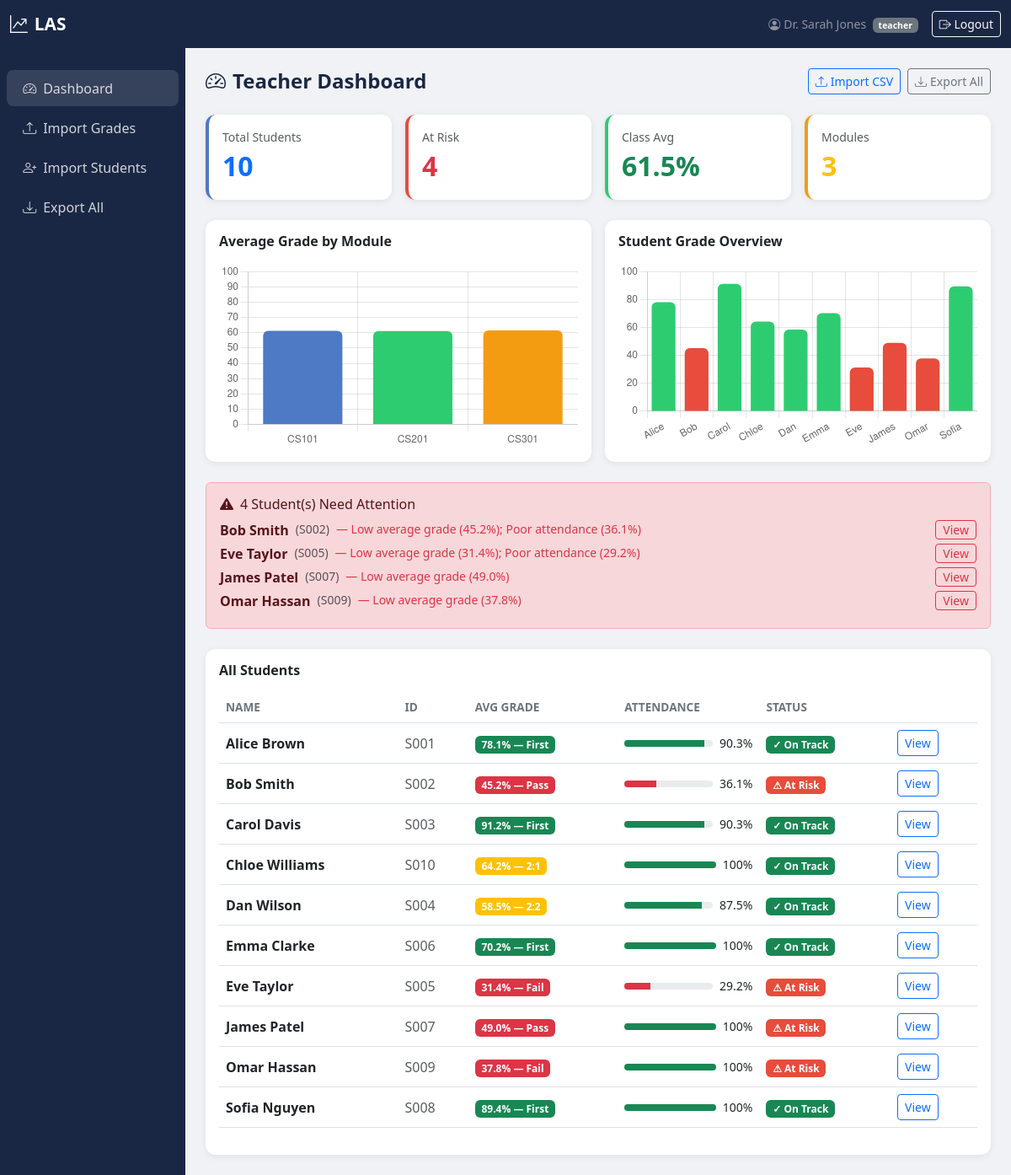
/teacher/dashboard (signed in), run on the app's committed database.
### tables this page shows
CREATE TABLE students (
            id INTEGER PRIMARY KEY AUTOINCREMENT,
            user_id INTEGER REFERENCES users(id),
            student_number TEXT UNIQUE NOT NULL,
            course TEXT,
            year INTEGER
        );

CREATE TABLE users (
            id INTEGER PRIMARY KEY AUTOINCREMENT,
            username TEXT UNIQUE NOT NULL,
            password TEXT NOT NULL,
            role TEXT NOT NULL CHECK(role IN ('teacher', 'student')),
            full_name TEXT NOT NULL,
            email TEXT
        );

### main.py (the view)
@app.route('/teacher/dashboard')
@teacher_required
def teacher_dashboard():
    students = get_all_students_summary()
    at_risk_students = [s for s in students if s['at_risk']]
    class_perf = get_class_performance()
    module_labels = [r['code'] for r in class_perf]
    module_avgs = [r['avg_score'] for r in class_perf]
    all_avgs = [s['avg_grade'] for s in students]
    student_names = [s['name'].split()[0] for s in students]
    return render_template('teacher_dashboard.html',
        students=students,
        at_risk_students=at_risk_students,
        class_perf=class_perf,
        module_labels=json.dumps(module_labels),
        module_avgs=json.dumps(module_avgs),
        student_names=json.dumps(student_names),
        all_avgs=json.dumps(all_avgs),
        grade_label=grade_label,
        grade_colour=grade_colour
    )

### analytics.py (called while the page is built)
def _pct(grade_row):
    max_score = grade_row['max_score'] or 100
    return (grade_row['score'] / max_score) * 100

def get_student_avg(student_id):
    grades = Grade.get_by_student(student_id)
    if not grades:
        return 0
    total_pct = sum(_pct(g) for g in grades)
    return round(total_pct / len(grades), 1)

def get_attendance_rate(student_id):
    summary = Attendance.get_summary_by_student(student_id)
    if not summary or summary['total'] == 0:
        return 100
    rate = (summary['present'] + summary['late'] * 0.5) / summary['total'] * 100
    return round(rate, 1)

def is_at_risk(student_id):
    avg = get_student_avg(student_id)
    attendance = get_attendance_rate(student_id)
    reasons = []
    if avg < LOW_GRADE_THRESHOLD:
        reasons.append(f"Low average grade ({avg}%)")
    if attendance < LOW_ATTENDANCE_THRESHOLD:
        reasons.append(f"Poor attendance ({attendance}%)")
    grades = Grade.get_by_student(student_id)
    if len(grades) >= 4:
        recent_avg  = sum(_pct(g) for g in grades[-2:]) / 2
        earlier_avg = sum(_pct(g) for g in grades[-4:-2]) / 2
        drop = earlier_avg - recent_avg
        if drop > DECLINE_THRESHOLD:
            reasons.append(f"Declining performance (dropped {round(drop, 1)} points)")
    return len(reasons) > 0, reasons

def get_all_students_summary():
    students = Student.get_all()
    results = []
    for s in students:
        avg = get_student_avg(s['id'])
        attendance = get_attendance_rate(s['id'])
        at_risk, reasons = is_at_risk(s['id'])
        results.append({
            'id': s['id'],
            'name': s['full_name'],
            'student_number': s['student_number'],
            'course': s['course'],
            'avg_grade': avg,
            'attendance': attendance,
            'at_risk': at_risk,
            'risk_reasons': reasons
        })
    return results

def get_class_performance():
    db = get_db()
    rows = db.execute('''
        SELECT m.code, m.name,
               ROUND(AVG(g.score * 100.0 / g.max_score), 1) AS avg_score,
               COUNT(DISTINCT g.student_id) AS student_count
        FROM grades g JOIN modules m ON g.module_id = m.id
        GROUP BY m.id
    ''').fetchall()
    db.close()
    return rows

### database.py (called while the page is built)
def get_db():
    conn = sqlite3.connect(DATABASE)
    conn.row_factory = sqlite3.Row
    conn.execute("PRAGMA foreign_keys = ON")
    return conn

### templates/teacher_dashboard.html (shortened to what this page needs)
{% extends 'base.html' %}
{% block content %}
<div class="d-flex justify-content-between align-items-center mb-4">
    <h4 class="page-header mb-0"><i class="bi bi-speedometer2 me-2"></i>Teacher Dashboard</h4>
    <div class="d-flex gap-2">
        <a href="{{ url_for('import_csv') }}" class="btn btn-sm btn-outline-primary">
            <i class="bi bi-upload me-1"></i>Import CSV
        </a>
        <a href="{{ url_for('export_csv') }}" class="btn btn-sm btn-outline-secondary">
            <i class="bi bi-download me-1"></i>Export All
        </a>
    </div>
</div>
<div class="row g-3 mb-4">
    <div class="col-6 col-md-3">
        <div class="card stat-card blue p-3">
            <div class="text-muted small">Total Students</div>
            <div class="fs-2 fw-bold text-primary">{{ students|length }}</div>
        </div>
    </div>
    <div class="col-6 col-md-3">
        <div class="card stat-card red p-3">
            <div class="text-muted small">At Risk</div>
            <div class="fs-2 fw-bold text-danger">{{ at_risk_students|length }}</div>
        </div>
    </div>
    <div class="col-6 col-md-3">
        <div class="card stat-card green p-3">
            <div class="text-muted small">Class Avg</div>
            <div class="fs-2 fw-bold text-success">
                {% set total = namespace(v=0) %}
                {% for s in students %}{% set total.v = total.v + s.avg_grade %}{% endfor %}
                {{ (total.v / students|length)|round(1) if students else 0 }}%
            </div>
        </div>
    </div>
    <div class="col-6 col-md-3">
        <div class="card stat-card orange p-3">
            <div class="text-muted small">Modules</div>
            <div class="fs-2 fw-bold text-warning">{{ class_perf|length }}</div>
        </div>
    </div>
</div>
<div class="row g-3 mb-4">
    <div class="col-md-6">
        <div class="card p-3">
            <h6 class="fw-semibold mb-3">Average Grade by Module</h6>
            <div class="chart-container" style="height:220px">
                <canvas id="moduleChart"></canvas>
            </div>
        </div>
    </div>
    <div class="col-md-6">
        <div class="card p-3">
            <h6 class="fw-semibold mb-3">Student Grade Overview</h6>
            <div class="chart-container" style="height:220px">
                <canvas id="studentChart"></canvas>
            </div>
        </div>
    </div>
</div>
{% if at_risk_students %}
<div class="alert alert-danger mb-4">
    <h6 class="mb-2"><i class="bi bi-exclamation-triangle-fill me-2"></i>{{ at_risk_students|length }} Student(s) Need Attention</h6>
    {% for s in at_risk_students %}
    <div class="d-flex align-items-start gap-2 mb-1">
        <span class="fw-semibold">{{ s.name }}</span>
        <span class="text-muted small">({{ s.student_number }})</span>
        <span class="text-danger small">— {{ s.risk_reasons|join('; ') }}</span>
        <a href="{{ url_for('student_detail', student_id=s.id) }}" class="ms-auto btn btn-sm btn-outline-danger py-0">View</a>
    </div>
    {% endfor %}
</div>
{% endif %}
<div class="card">
    <div class="card-body">
        <h6 class="fw-semibold mb-3">All Students</h6>
        <div class="table-responsive">
            <table class="table table-hover align-middle">
                <thead>
                    <tr>
                        <th>Name</th>
                        <th>ID</th>
                        <th>Avg Grade</th>
                        <th>Attendance</th>
                        <th>Status</th>
                        <th></th>
                    </tr>
                </thead>
                <tbody>
                {% for s in students %}
                <tr>
                    <td class="fw-semibold">{{ s.name }}</td>
                    <td class="text-muted">{{ s.student_number }}</td>
                    <td>
                        <span class="badge bg-{{ grade_colour(s.avg_grade) }}">
                            {{ s.avg_grade }}% — {{ grade_label(s.avg_grade) }}
                        </span>
                    </td>
                    <td>
                        <div class="d-flex align-items-center gap-2">
                            <div class="progress flex-grow-1" style="height:8px">
                                <div class="progress-bar bg-{{ 'success' if s.attendance >= 80 else 'warning' if s.attendance >= 60 else 'danger' }}"
                                     style="width:{{ s.attendance }}%"></div>
                            </div>
                            <small>{{ s.attendance }}%</small>
                        </div>
                    </td>
                    <td>
                        {% if s.at_risk %}
                        <span class="badge badge-risk">⚠ At Risk</span>
                        {% else %}
                        <span class="badge bg-success">✓ On Track</span>
                        {% endif %}
                    </td>
                    <td>
                        <a href="{{ url_for('student_detail', student_id=s.id) }}"
                           class="btn btn-sm btn-outline-primary">View</a>
                    </td>
                </tr>
                {% endfor %}
                </tbody>
            </table>
        </div>
    </div>
</div>
{% endblock %}
{% block scripts %}
<script>
const moduleLabels = {{ module_labels|safe }};
const moduleAvgs   = {{ module_avgs|safe }};
const studentNames = {{ student_names|safe }};
const allAvgs      = {{ all_avgs|safe }};
new Chart(document.getElementById('moduleChart'), {
    type: 'bar',
    data: {
        labels: moduleLabels,
        datasets: [{
            label: 'Average Score (%)',
            data: moduleAvgs,
            backgroundColor: ['#4e79c5','#2ecc71','#f39c12'],
            borderRadius: 6
        }]
    },
    options: { responsive: true, maintainAspectRatio: false,
        plugins: { legend: { display: false } },
        scales: { y: { min: 0, max: 100 } }
    }
});
new Chart(document.getElementById('studentChart'), {
    type: 'bar',
    data: {
        labels: studentNames,
        datasets: [{
            label: 'Average Grade (%)',
            data: allAvgs,
            backgroundColor: allAvgs.map(v => v >= 50 ? '#2ecc71' : '#e74c3c'),
            borderRadius: 6
        }]
    },
    options: { responsive: true, maintainAspectRatio: false,
        plugins: { legend: { display: false } },
        scales: { y: { min: 0, max: 100 } }
    }
});
</script>
{% endblock %}

### templates/base.html (shortened to what this page needs)
<!DOCTYPE html>
<html lang="en">
<head>
    <link href="https://cdn.jsdelivr.net/npm/bootstrap@5.3.0/dist/css/bootstrap.min.css" rel="stylesheet">
    <link href="https://cdn.jsdelivr.net/npm/bootstrap-icons@1.10.5/font/bootstrap-icons.css" rel="stylesheet">
</head>
<body>
<nav class="navbar navbar-expand-lg">
    <div class="container-fluid">
        <a class="navbar-brand" href="{{ url_for('dashboard') }}">
            <i class="bi bi-graph-up-arrow me-2"></i>LAS
        </a>
        <div class="ms-auto d-flex align-items-center gap-3">
            <span class="text-white-50 small">
                <i class="bi bi-person-circle me-1"></i>{{ session.full_name }}
                <span class="badge bg-secondary ms-1">{{ session.role }}</span>
            </span>
            <a href="{{ url_for('logout') }}" class="btn btn-sm btn-outline-light">
                <i class="bi bi-box-arrow-right"></i> Logout
            </a>
        </div>
    </div>
</nav>
<div class="container-fluid p-0">
    <div class="row g-0">
        <div class="col-auto sidebar d-none d-md-block" style="width:220px">
            <nav class="nav flex-column">
                <a class="nav-link {% if request.endpoint == 'teacher_dashboard' or request.endpoint == 'student_dashboard' %}active{% endif %}"
                   href="{{ url_for('dashboard') }}">
                    <i class="bi bi-speedometer2 me-2"></i>Dashboard
                </a>
                {% if session.role == 'teacher' %}
                <a class="nav-link {% if request.endpoint == 'import_csv' %}active{% endif %}"
                   href="{{ url_for('import_csv') }}">
                    <i class="bi bi-upload me-2"></i>Import Grades
                </a>
                <a class="nav-link {% if request.endpoint == 'import_students' %}active{% endif %}"
                   href="{{ url_for('import_students') }}">
                    <i class="bi bi-person-plus me-2"></i>Import Students
                </a>
                <a class="nav-link" href="{{ url_for('export_csv') }}">
                    <i class="bi bi-download me-2"></i>Export All
                </a>
                {% endif %}
            </nav>
        </div>
        <div class="col p-4">
            {% block content %}{% endblock %}
        </div>
    </div>
</div>
{% block scripts %}{% endblock %}
</body>
</html>

### templates/base.html (style rules this page uses)
body { background: #f0f2f5; font-family: 'Segoe UI', sans-serif; }
.navbar { background: #1a2744 !important; }
.navbar-brand { font-weight: 700; font-size: 1.3rem; color: #fff !important; }
.nav-link { color: rgba(255,255,255,0.8) !important; }
.sidebar { background: #1a2744; min-height: calc(100vh - 56px); padding-top: 1.5rem; }
.sidebar .nav-link { color: rgba(255,255,255,0.75); padding: .6rem 1.2rem; border-radius: 8px; margin: 2px 8px; }
.sidebar .nav-link:hover, .sidebar .nav-link.active { background: rgba(255,255,255,0.12); color: #fff; }
.sidebar .nav-link i { width: 22px; }
.card { border: none; border-radius: 12px; box-shadow: 0 2px 8px rgba(0,0,0,0.07); }
.stat-card { border-left: 4px solid; }
.stat-card.blue { border-color: #4e79c5; }
.stat-card.green { border-color: #2ecc71; }
.stat-card.orange { border-color: #f39c12; }
.stat-card.red { border-color: #e74c3c; }
.badge-risk { background: #e74c3c; }
.table th { font-size: .85rem; text-transform: uppercase; color: #6c757d; font-weight: 600; }
.page-header { font-weight: 700; color: #1a2744; }
.chart-container { position: relative; }

### data on the page
students: name "Bob Smith", student_number "S002", risk_reasons "Low average grade (45.2%); Poor attendance (36.1%)", avg_grade "45.2", grade_label "Pass", attendance "36.1", shows "⚠ At Risk"
students: name "Eve Taylor", student_number "S005", risk_reasons "Low average grade (31.4%); Poor attendance (29.2%)", avg_grade "31.4", grade_label "Fail", attendance "29.2", shows "⚠ At Risk"
students: name "James Patel", student_number "S007", risk_reasons "Low average grade (49.0%)", avg_grade "49.0", grade_label "Pass", attendance "100", shows "⚠ At Risk"
students: name "Omar Hassan", student_number "S009", risk_reasons "Low average grade (37.8%)", avg_grade "37.8", grade_label "Fail", attendance "100", shows "⚠ At Risk"
students: name "Alice Brown", student_number "S001", avg_grade "78.1", grade_label "First", attendance "90.3", shows "✓ On Track"
students: name "Carol Davis", student_number "S003", avg_grade "91.2", grade_label "First", attendance "90.3", shows "✓ On Track"
students: name "Chloe Williams", student_number "S010", avg_grade "64.2", grade_label "2:1", attendance "100", shows "✓ On Track"
students: name "Dan Wilson", student_number "S004", avg_grade "58.5", grade_label "2:2", attendance "87.5", shows "✓ On Track"
students: name "Emma Clarke", student_number "S006", avg_grade "70.2", grade_label "First", attendance "100", shows "✓ On Track"
students: name "Sofia Nguyen", student_number "S008", avg_grade "89.4", grade_label "First", attendance "100", shows "✓ On Track"

### other printed values
{{ session.full_name }} "Dr. Sarah Jones"
{{ session.role }} "teacher"
{{ students|length }} "10"
{{ at_risk_students|length }} "4"
{{ (total.v / students|length)|round(1) if students else 0 }} "61.5"
{{ class_perf|length }} "3"
chart data {{ module_labels|safe }} ["CS101", "CS201", "CS301"]
chart data {{ module_avgs|safe }} [61.2, 61.1, 61.5]
chart data {{ all_avgs|safe }} [78.1, 45.2, 91.2, 64.2, 58.5, 70.2, 31.4, 49.0, 37.8, 89.4]
